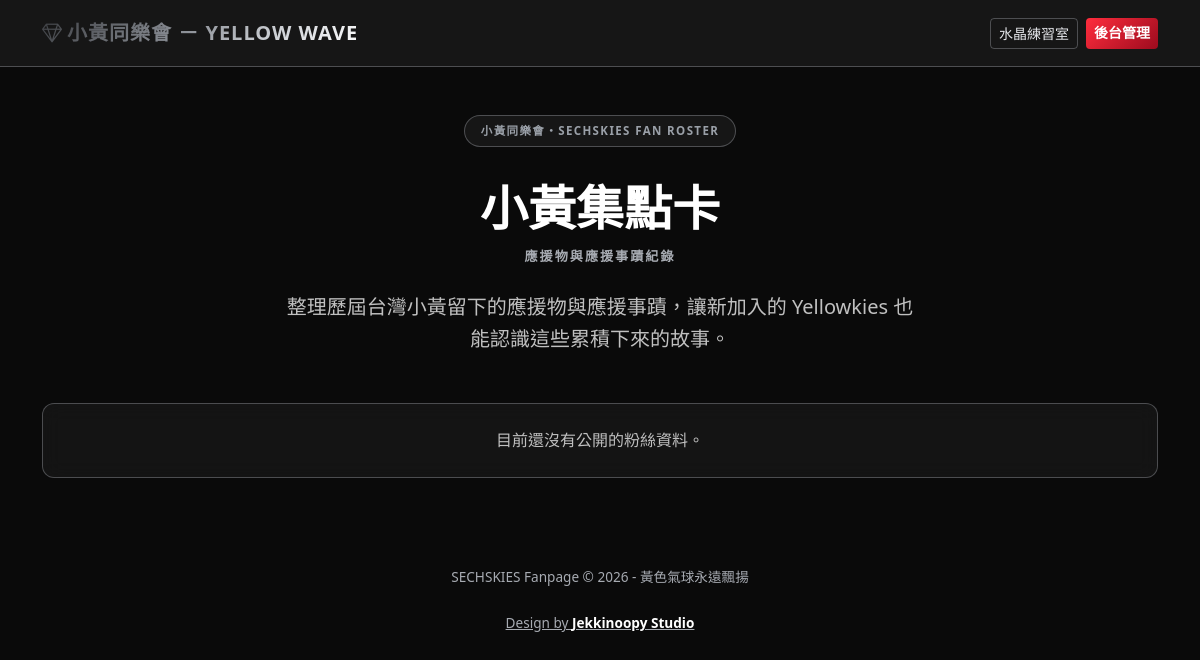
Page /fan-roster/index.php on the earlier database version.
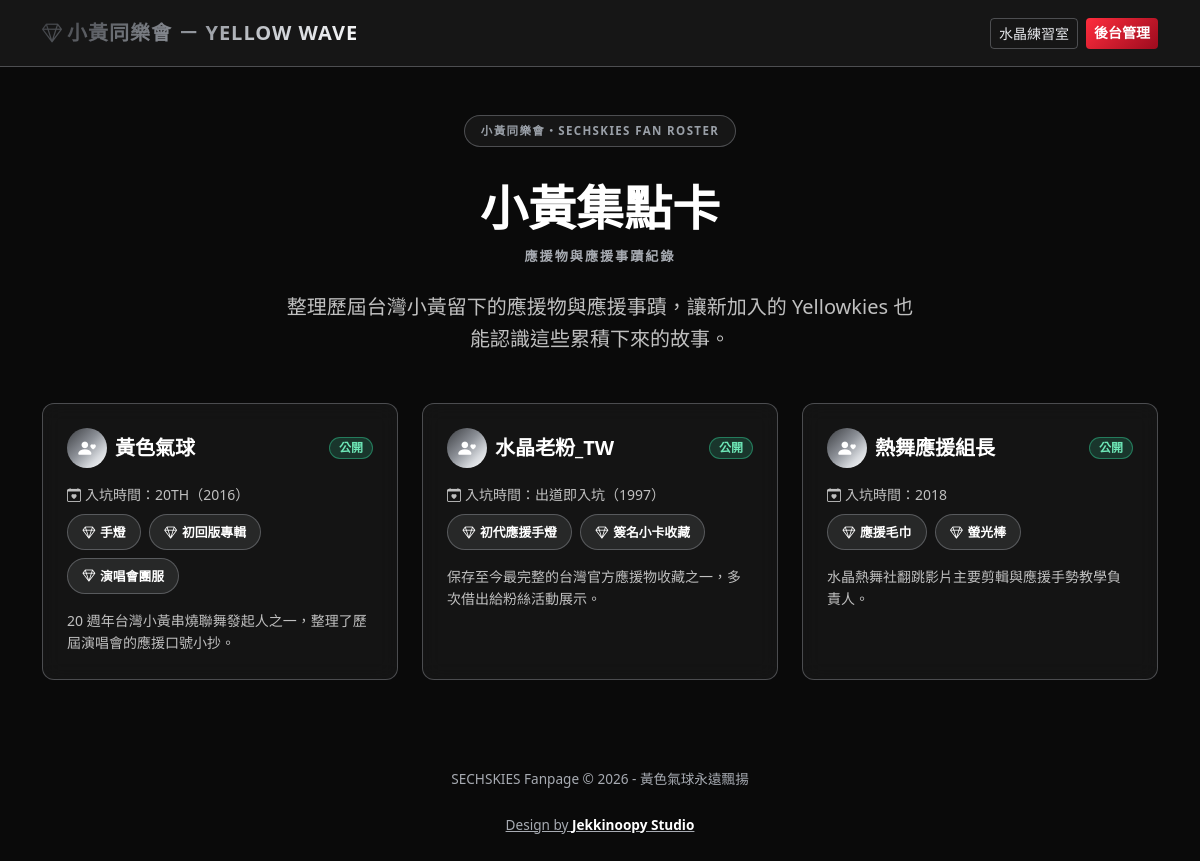
Same page on the later database version.
### tables this page shows
CREATE TABLE IF NOT EXISTS fan_roster (
    id INT UNSIGNED AUTO_INCREMENT PRIMARY KEY,
    nickname VARCHAR(80) NOT NULL,
    join_time VARCHAR(80) NOT NULL,
    fan_items VARCHAR(255) NULL,
    story TEXT NOT NULL,
    sort_order INT NOT NULL DEFAULT 0,
    status ENUM('draft','coming_soon','published','archived') NOT NULL DEFAULT 'draft',
    created_at DATETIME NOT NULL DEFAULT CURRENT_TIMESTAMP,
    updated_at DATETIME NOT NULL DEFAULT CURRENT_TIMESTAMP ON UPDATE CURRENT_TIMESTAMP,
    INDEX idx_fan_roster_order (status, sort_order, id)
);

### fan-roster/index.php (the view, shortened to what this page needs)
<?php
function fr_h(?string $value): string
{
    return htmlspecialchars($value ?? '', ENT_QUOTES | ENT_SUBSTITUTE, 'UTF-8');
}
$fans = [];
$dbError = false;
try {
    $config = require __DIR__ . '/../admin/config.php';
    $db = $config['db'];
    $dsn = "mysql:host={$db['host']};port={$db['port']};dbname={$db['name']};charset=utf8mb4";
    $pdo = new PDO($dsn, $db['user'], $db['pass'], [
        PDO::ATTR_ERRMODE => PDO::ERRMODE_EXCEPTION,
        PDO::ATTR_DEFAULT_FETCH_MODE => PDO::FETCH_ASSOC,
        PDO::ATTR_EMULATE_PREPARES => false,
    ]);
    $fans = $pdo->query(
        "SELECT nickname, join_time, fan_items, story
         FROM fan_roster
         WHERE status = 'published'
         ORDER BY sort_order, id"
    )->fetchAll();
} catch (Throwable $e) {
    $dbError = true;
}
?>
<!doctype html>
<html lang="zh-TW">
<head>
  <link href="https://cdn.jsdelivr.net/npm/bootstrap@5.3.8/dist/css/bootstrap.min.css" rel="stylesheet">
  <link href="https://cdn.jsdelivr.net/npm/bootstrap-icons@1.11.3/font/bootstrap-icons.css" rel="stylesheet">
  <link rel="stylesheet" href="../css/style.css">
</head>
<body>
  <nav class="navbar navbar-expand-lg navbar-dark sk-navbar sticky-top">
    <div class="container">
      <a class="navbar-brand" href="../practice-room.html"><i class="bi bi-gem me-1"></i>小黃同樂會 － YELLOW WAVE</a>
      <div class="d-flex gap-2">
        <a class="btn btn-outline-brand btn-sm" href="../practice-room.html">水晶練習室</a>
        <a class="btn btn-brand btn-sm" href="../admin/records.php?module=fan_roster">後台管理</a>
      </div>
    </div>
  </nav>
  <main class="container py-5">
    <div class="text-center mb-5">
      <span class="eyebrow mb-3">小黃同樂會・SECHSKIES FAN ROSTER</span>
      <h1 class="display-5 fw-bold text-white mt-3 mb-0">小黃集點卡</h1>
      <span class="sub-title">應援物與應援事蹟紀錄</span>
      <p class="lead text-body-secondary mt-4 mx-auto" style="max-width: 640px;">
        整理歷屆台灣小黃留下的應援物與應援事蹟，讓新加入的 Yellowkies 也能認識這些累積下來的故事。
      </p>
    </div>
    <div class="row g-4" id="fan-list">
      <?php if ($dbError): ?>
      <div class="col-12">
        <div class="card sk-card p-4 text-center text-body-secondary">資料庫尚未連線，暫時無法載入粉絲名單。</div>
      </div>
      <?php elseif (!$fans): ?>
      <div class="col-12">
        <div class="card sk-card p-4 text-center text-body-secondary">目前還沒有公開的粉絲資料。</div>
      </div>
      <?php else: foreach ($fans as $fan): ?>
      <div class="col-md-6 col-lg-4">
        <div class="card sk-card h-100 p-4">
          <div class="d-flex align-items-center justify-content-between mb-3">
            <div class="d-flex align-items-center gap-2">
              <div class="sk-welcome-icon" style="width:2.5rem;height:2.5rem;font-size:1.1rem;"><i
                  class="bi bi-person-heart"></i></div>
              <span class="fs-5 fw-bold text-white"><?= fr_h($fan['nickname']) ?></span>
            </div>
            <span class="badge badge-status badge-status--done">公開</span>
          </div>
          <p class="text-body-secondary small mb-2"><i class="bi bi-calendar-heart me-1"></i>入坑時間：<?= fr_h($fan['join_time']) ?></p>
          <?php $items = array_values(array_filter(array_map('trim', explode(',', (string) $fan['fan_items'])))); ?>
          <?php if ($items): ?>
          <div class="d-flex flex-wrap gap-2 mb-3">
            <?php foreach ($items as $item): ?>
            <span class="chip small"><i class="bi bi-gem" aria-hidden="true"></i> <?= fr_h($item) ?></span>
            <?php endforeach; ?>
          </div>
          <?php endif; ?>
          <p class="text-body-secondary small mb-0"><?= fr_h($fan['story']) ?></p>
        </div>
      </div>
      <?php endforeach; endif; ?>
    </div>
  </main>
  <footer>
    <p>SECHSKIES Fanpage &copy; 2026 - 黃色氣球永遠飄揚</p>
    <a href="https://jekkinoopy.github.io/Portfolio/" class="studio-link" target="_blank" rel="noopener noreferrer">
      Design by <span class="mark_b">Jekkinoopy Studio</span>
    </a>
  </footer>
</body>
</html>

### css/style.css (style rules this page uses)
:root { --sk-primary: #9aa0a8; --sk-primary-dark: #4b4e54; --sk-secondary: #e4e6ea; --sk-accent: #ffffff; --sk-gradient: linear-gradient(135deg, #3a3c40 0%, #8b8f96 45%, #d6d9dd 75%, #ffffff 100%); --sk-red: #e2102b; --sk-red-dark: #9c0b1e; --sk-red-gradient: linear-gradient(135deg, #ff2d3d 0%, #9c0b1e 100%); --sk-bg: #0a0a0a; --sk-bg-raised: #161616; --sk-surface: rgba(180, 184, 191, 0.06); --sk-surface-soft: rgba(180, 184, 191, 0.12); --sk-border: rgba(180, 184, 191, 0.35); --sk-text: #f1f2f4; --sk-text-muted: #a7abb2; }
html, body { background-color: var(--sk-bg); color: var(--sk-text); }
body { font-family: 'Noto Sans TC', system-ui, sans-serif; line-height: 1.6; position: relative; }
a { color: var(--sk-secondary); }
.text-body-secondary { color: silver !important; }
body::before, body::after { content: ""; position: fixed; width: 40vw; height: 40vw; border-radius: 50%; filter: blur(80px); opacity: 0.16; z-index: -1; pointer-events: none; }
body::before { top: -10vw; left: -10vw; background: var(--sk-primary); }
body::after { bottom: -10vw; right: -10vw; background: var(--sk-accent); }
.sk-navbar { background-color: var(--sk-bg-raised) !important; border-bottom: 1px solid var(--sk-border); padding-top: 0.75rem; padding-bottom: 0.75rem; }
.sk-navbar .navbar-brand, .sk-brand-text { background: var(--sk-gradient); -webkit-background-clip: text; background-clip: text; color: transparent; font-weight: 700; letter-spacing: 1px; }
.btn-brand { background: var(--sk-red-gradient); border: none; color: #fff; font-weight: 600; }
.btn-outline-brand { color: var(--sk-secondary); border-color: var(--sk-border); background-color: transparent; }
.sk-card, .sk-surface { background-color: var(--sk-surface); border: 1px solid var(--sk-border); backdrop-filter: blur(10px); color: var(--sk-text); border-radius: 0.75rem; }
.sk-card { transition: transform 0.15s ease, box-shadow 0.15s ease, border-color 0.15s ease; }
.sk-welcome-icon { width: 3.25rem; height: 3.25rem; border-radius: 50%; background: var(--sk-gradient); display: inline-flex; align-items: center; justify-content: center; font-size: 1.5rem; color: #fff; flex-shrink: 0; }
.badge-status { border-radius: 999px; padding: 0.35em 0.75em; font-weight: 600; border: 1px solid transparent; }
.badge-status--done { background: rgba(52, 211, 153, 0.18); color: #6ee7b7; border-color: rgba(52, 211, 153, 0.45); }
.mark_b { font-weight: 800; color: #fff; }
.sub-title { display: block; margin-top: 0.6rem; color: var(--sk-text-muted); font-size: 0.82rem; font-weight: 700; letter-spacing: 2px; }
.eyebrow { display: inline-block; background: var(--sk-bg-raised); color: var(--sk-primary); font-size: 0.72rem; font-weight: 700; letter-spacing: 0.12em; padding: 0.35rem 1rem; border-radius: 999px; border: 1px solid var(--sk-border); }
.chip { display: inline-flex; align-items: center; gap: 0.3rem; background: var(--sk-surface-soft); color: #fff; font-size: 0.8rem; font-weight: 700; padding: 0.42rem 0.9rem; border-radius: 999px; border: 1px solid var(--sk-border); white-space: nowrap; }
footer { text-align: center; padding: 2.5rem 1.5rem 3rem; color: var(--sk-text-muted); font-size: 0.85rem; }
footer .studio-link { display: inline-block; margin-top: 0.5rem; color: var(--sk-text-muted); }

Differences in the rows shown:
added fan_roster: nickname "黃色氣球", join_time "20TH（2016）", fan_items "手燈", fan_items "初回版專輯", fan_items "演唱會團服", story "20 週年台灣小黃串燒聯舞發起人之一，整理了歷屆演唱會的應援口號小抄。"
added fan_roster: nickname "水晶老粉_TW", join_time "出道即入坑（1997）", fan_items "初代應援手燈", fan_items "簽名小卡收藏", story "保存至今最完整的台灣官方應援物收藏之一，多次借出給粉絲活動展示。"
added fan_roster: nickname "熱舞應援組長", join_time "2018", fan_items "應援毛巾", fan_items "螢光棒", story "水晶熱舞社翻跳影片主要剪輯與應援手勢教學負責人。"
Other differences:
text no longer shown: "目前還沒有公開的粉絲資料。"
